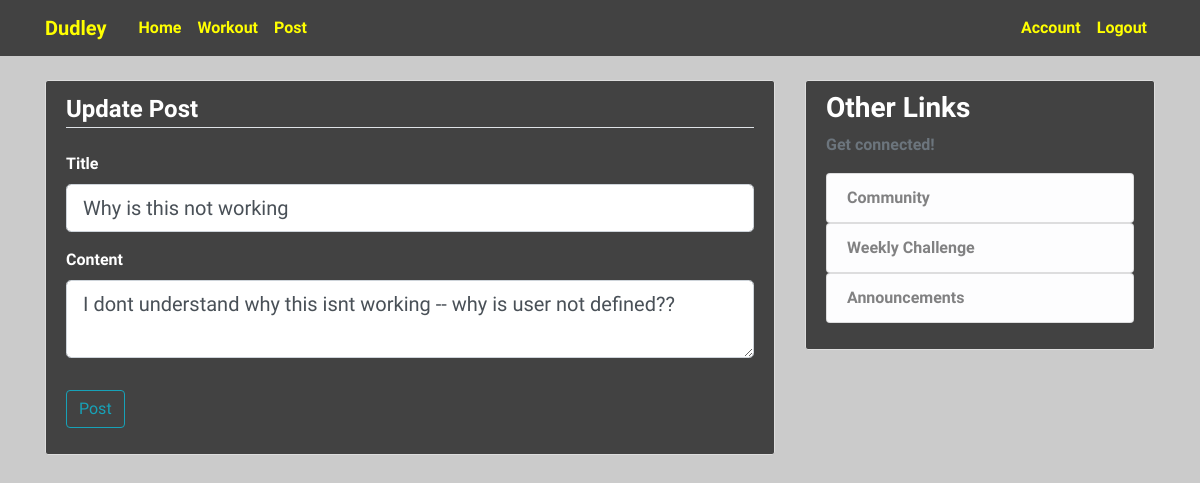
The page /post/2/update (signed in) on the database its author committed.
### files/models.py (models this page shows, shortened)
class Post(db.Model):
    id = db.Column(db.Integer, primary_key=True)
    title = db.Column(db.String(100), nullable=False)
    date_posted = db.Column(db.DateTime, nullable=False, default=datetime.utcnow)
    content = db.Column(db.Text, nullable=False)
    user_id = db.Column(db.Integer, db.ForeignKey('user.id'), nullable=False)

### files/posts/routes.py (the view)
@posts.route('/post/<int:post_id>/update', methods=['GET', 'POST'])
@login_required
def update_post(post_id):
    post = Post.query.get_or_404(post_id)
    if post.author != current_user:
        abort(403)
    form = PostForm()
    if form.validate_on_submit():
        post.title = form.title.data
        post.content = form.content.data
        db.session.commit()
        flash('Your post has been updated!', 'success')
        return redirect(url_for('posts.post', post_id=post.id))
    elif request.method == 'GET':
        form.title.data = post.title
        form.content.data = post.content
    return render_template('create_post.html', title='Update Post', form=form, legend='Update Post')

### files/posts/forms.py
class PostForm(FlaskForm):
    title = StringField('Title', validators=[DataRequired()])
    content = TextAreaField('Content', validators=[DataRequired()])
    submit = SubmitField('Post')

### files/models.py (called while the page is built)
@login_manager.user_loader
def load_user(user_id):
    return User.query.get(int(user_id))

### files/templates/create_post.html (shortened to what this page needs)
{% extends "layout.html" %}
{% block content %}
<div class="content-section">
    <form method="POST" action="">
        <fieldset class="form-group">
            <legend class="border-bottom mb-4">{{ legend }}</legend>
            <div class="form-group">
                {{ form.title.label(class="form-control-label") }}
                {% if form.title.errors %}
                    {{ form.title(class="form-control form-control-lg is-invalid") }}
                    <div class="invalid-feedback">
                        {% for error in form.title.errors %}
                            <span>{{ error }}</span>
                        {% endfor %}
                    </div>
                {% else %}
                    {{ form.title(class="form-control form-control-lg") }}
                {% endif %}
            </div>
            <div class="form-group">
                {{ form.content.label(class="form-control-label") }}
                {% if form.content.errors %}
                    {{ form.content(class="form-control form-control-lg is-invalid") }}
                    <div class="invalid-feedback">
                        {% for error in form.content.errors %}
                            <span>{{ error }}</span>
                        {% endfor %}
                    </div>
                {% else %}
                    {{ form.content(class="form-control form-control-lg") }}
                {% endif %}
            </div>
        </fieldset>
        <div class="form-group">
            {{ form.submit(class="btn btn-outline-info") }}
        </div>
    </form>
</div>
{% endblock content %}

### files/static/landingpage.css (style rules this page uses)
html, body { font-size: 16px; height: 100%; margin: 0; }
#a::placeholder, textarea::placeholder { font-size: 1.25rem; padding-left: 5px; font-family: 'Exo 2', sans-serif; }

### files/static/general.css (style rules this page uses)
body { background: #cbcbcb; color: white; margin-top: 5rem; font-family: 'Exo 2', sans-serif; font-weight: 600; }
.content-section { background: #424242; padding: 10px 20px; border: 1px solid #dddddd; border-radius: 3px; margin-bottom: 20px; }

### rows shown on the page
Post: title "Why is this not working", content "I dont understand why this isnt working -- why is user not defined??"

### other values the page prints
{{ legend }} "Update Post"
